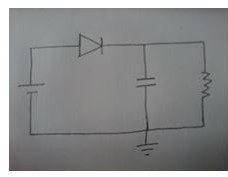
#> input picture 2.jpg, 228 x 177 px
$ python main.py 2.jpg   (older library calls are emulated)
#> lines starting #> are read from the running program, lines starting #| are printed output that depends on the picture; after the words box and inside, x2 and y2 are one past the last pixel; in counts of white or black regions, pixels touching at a corner belong together
### segment.py
from scipy import weave
import numpy as np
import cv2

def _thinningIteration(im, iter):
	I, M = im, np.zeros(im.shape, np.uint8)
	expr = """
	for (int i = 1; i < NI[0]-1; i++) {
		for (int j = 1; j < NI[1]-1; j++) {
			int p2 = I2(i-1, j);
			int p3 = I2(i-1, j+1);
			int p4 = I2(i, j+1);
			int p5 = I2(i+1, j+1);
			int p6 = I2(i+1, j);
			int p7 = I2(i+1, j-1);
			int p8 = I2(i, j-1);
			int p9 = I2(i-1, j-1);
			int A  = (p2 == 0 && p3 == 1) + (p3 == 0 && p4 == 1) +
			         (p4 == 0 && p5 == 1) + (p5 == 0 && p6 == 1) +
			         (p6 == 0 && p7 == 1) + (p7 == 0 && p8 == 1) +
			         (p8 == 0 && p9 == 1) + (p9 == 0 && p2 == 1);
			int B  = p2 + p3 + p4 + p5 + p6 + p7 + p8 + p9;
			int m1 = iter == 0 ? (p2 * p4 * p6) : (p2 * p4 * p8);
			int m2 = iter == 0 ? (p4 * p6 * p8) : (p2 * p6 * p8);
			if (A == 1 && B >= 2 && B <= 6 && m1 == 0 && m2 == 0) {
				M2(i,j) = 1;
			}
		}
	}
	"""

	weave.inline(expr, ["I", "iter", "M"])
	return (I & ~M)

def thinning(src):
	dst = src.copy() / 255
	prev = np.zeros(src.shape[:2], np.uint8)
	diff = None

	while True:
		dst = _thinningIteration(dst, 0)
		dst = _thinningIteration(dst, 1)
		diff = np.absolute(dst - prev)
		prev = dst.copy()
		if np.sum(diff) == 0:
			break

	return dst * 255

def skeleton_points(skel):
	# make out input nice, possibly necessary
	skel = skel.copy()
	skel[skel!=0] = 1
	skel = np.uint8(skel)

	# kernel for end and branch points
	kernel = np.uint8([[1,  1, 1],
	                   [1, 10, 1],
	                   [1,  1, 1]])

	filtered = cv2.filter2D(skel,-1,kernel)

	out = np.zeros_like(skel)
	out[np.where(filtered > 12)] =255

	ends   = np.where(filtered == 11)
	return ends

def point_to_line_dist(point, line):
    # unit vector
    unit_line = line[1] - line[0]
    norm_unit_line = unit_line / np.linalg.norm(unit_line)
   # compute the perpendicular distance to the theoretical infinite line
    segment_dist = (
        np.linalg.norm(np.cross(line[1] - line[0], line[0] - point)) /
        np.linalg.norm(unit_line)
    )

    diff = (
        (norm_unit_line[0] * (point[0] - line[0][0])) +
        (norm_unit_line[1] * (point[1] - line[0][1]))
    )

    x_seg = (norm_unit_line[0] * diff) + line[0][0]
    y_seg = (norm_unit_line[1] * diff) + line[0][1]

    endpoint_dist = min(
        np.linalg.norm(line[0] - point),
        np.linalg.norm(line[1] - point)
    )

    # decide if the intersection point falls on the line segment
    lp1_x = line[0][0]  # line point 1 x
    lp1_y = line[0][1]  # line point 1 y
    lp2_x = line[1][0]  # line point 2 x
    lp2_y = line[1][1]  # line point 2 y
    is_betw_x = lp1_x <= x_seg <= lp2_x or lp2_x <= x_seg <= lp1_x
    is_betw_y = lp1_y <= y_seg <= lp2_y or lp2_y <= y_seg <= lp1_y
    if is_betw_x and is_betw_y:
        return segment_dist
    else:
        # if not, then return the minimum distance to the segment endpoints
        return endpoint_dist

def lines_between_ends(ends):
	v_pairs = []
	h_pairs = []
	skel = cv2.imread("data/skel.pgm",0)

	for i in xrange(ends[0].size):
		x1,y1 = (ends[1][i],ends[0][i])
		for j in xrange(ends[0].size):
			if( i!=j and j>i):
				x2,y2 = (ends[1][j],ends[0][j])
				dist  = np.sqrt((x1-x2)**2+(y1-y2)**2)
				miny,maxy = sorted([y1,y2])
				minx,maxx = sorted([x1,x2])
				angle = np.abs(np.rad2deg(np.arctan2(y1 - y2, x1 - x2)))
				## for vertical line pairs
				if (angle<105 and angle>75 and dist<100 and dist>5):
					try:
						q1 = np.where(skel[miny-5:maxy+5,minx-5:maxx+5] == 255)
						point_count = 0
						for k in xrange(len(q1[0])):
							d1 = point_to_line_dist(np.array([minx-5+q1[1][k],miny-5+q1[0][k]]),\
									np.array([[x1,y1],[x2,y2]]))
							point_count = point_count+1 if d1<2 else point_count

						if point_count>dist*0.7:
							v_pairs.append([x1,y1,x2,y2])
					except:
						pass
				## for horizontal line pairs

				elif ((angle>170 or angle<15) and dist<100 and dist>5):
					try:

						q1 = np.where(skel[miny-5:maxy+5,minx-5:maxx+5] == 255)
						point_count = 0
						for k in xrange(len(q1[0])):
							d1 = point_to_line_dist(np.array([minx-5+q1[1][k],miny-5+q1[0][k]]),\
									np.array([[x1,y1],[x2,y2]]))
							point_count = point_count+1 if d1<2 else point_count

						if point_count>dist*0.7:
							h_pairs.append([x1,y1,x2,y2])
					except:
						pass

	return np.array(v_pairs),np.array(h_pairs)

def order_points(pts):
	c = len(pts)
	# sort the points based on their x-coordinates
	xSorted = pts[np.argsort(pts[:, 0]), :]

	# grab the left-most and right-most points from the sorted
	# x-roodinate points
	leftMost = xSorted[:2, :]
	rightMost = xSorted[c-2:, :]

	leftMost = leftMost[np.argsort(leftMost[:, 1]), :]
	(tl, bl) = leftMost
	rightMost = rightMost[np.argsort(rightMost[:, 1]), :]
	(tr, br) = rightMost

	return np.array([tl,tr,br,bl])

def box_between_ends(lines):
	boxes = []
	linepairs = []

	## find all nearest pair of lines
	lookup = np.zeros((len(lines),len(lines)),dtype=np.int)
	lookup = lookup-1
	for i in xrange(len(lines)):
		midx1,midy1 = ((lines[i,0]+lines[i,2])/2,(lines[i,1]+lines[i,3])/2)
		for j in xrange(len(lines)):
			if( i!=j and j>i):
				midx2,midy2 = ((lines[j,0]+lines[j,2])/2,(lines[j,1]+lines[j,3])/2)
				dist  = np.sqrt((midx1-midx2)**2+(midy1-midy2)**2)
				if dist<60:
					c = np.where(lookup == j)
					if len(c[0])==0:
						cx = np.where(lookup == i)
						if len(cx[0])==0:
							lookup[i,j] = j
						elif len(cx[0])>0:
							lookup[cx[0][0],j] = j
					elif len(c[0])>0:
						lookup[c[0][0],i] = i

	for k in xrange(lookup.shape[0]):
		c = np.where(lookup[k,:] != -1)
		## if only two line exist which means capacitor or source
		if len(c[0]) == 1:
			i,j = k, c[0][0]
			tl,tr,br,bl = order_points(np.array([(lines[i,0],lines[i,1]),\
						(lines[i,2],lines[i,3]),(lines[j,0],lines[j,1]),\
						(lines[j,2],lines[j,3])]))
			h1=np.sqrt((lines[i,0]-lines[i,2])**2+(lines[i,1]-lines[i,3])**2)
			h2=np.sqrt((lines[j,0]-lines[j,2])**2+(lines[j,1]-lines[j,3])**2)
			small,big = sorted([h1,h2])
			if (big/small)>=1 and ((big/small)<=1.2):
				idx = 1
			elif (big/small)>1.2:
				idx = 0
			tl = [tl[0]-5,tl[1]-5]
			tr = [tr[0]+5,tr[1]-5]
			br = [br[0]+5,br[1]+5]
			bl = [bl[0]-5,bl[1]+5]
			box = cv2.boundingRect(np.array([tl,tr,br,bl]))
			boxes.append([box,idx])
		## if there is 3 lines which means certainly ground
		elif len(c[0]) == 2:
			x,y,z = k,c[0][0],c[0][1]
			tl,tr,br,bl = order_points(np.array([(lines[x,0],lines[x,1]),\
						(lines[x,2],lines[x,3]),(lines[y,0],lines[y,1]),\
						(lines[y,2],lines[y,3]),(lines[z,0],lines[z,1]),\
						(lines[z,2],lines[z,3])]))
			tl = [tl[0]-10,tl[1]-10]
			tr = [tr[0]+10,tr[1]-10]
			br = [br[0]+15,br[1]+15]
			bl = [bl[0]-15,bl[1]+15]
			box = cv2.boundingRect(np.array([tl,tr,br,bl]))
			boxes.append([box,2])

	return boxes

# [146 lines left out: functions non_max_suppression_fast, remove_parallel_lines, not called in this run]

### main.py
import numpy as np
import cv2
import sys
import imutils
from pylsd import lsd
from random import randint
from segment import *
from copy import deepcopy

process_stage = 0
prev_stage = -1
ix,iy = -1,-1
flagx = 0
edit_flag = 0
boxes=[]

# [271 lines left out: functions get_hog, get_menubar, draw_result_boxes, get_v_s_orientation, get_diode_orientation, output_file and 3 more, not called in this run]


if __name__ == "__main__":
    cv2.namedWindow("recognizer")
    cv2.moveWindow("recognizer",200,100)
    cv2.setMouseCallback('recognizer',mouse_event)

    src = cv2.imread(str(sys.argv[1]))
#> src is the input picture: shape (177, 228, 3); mean B, G, R 139.4, 139, 137.9
    src = imutils.resize(src,width=640)
#> src: shape (496, 640, 3)
    org = src.copy()
    gray = cv2.cvtColor(src, cv2.COLOR_BGR2GRAY)
    ## endpoint operations
    img = cv2.GaussianBlur(gray,(9,9),0)
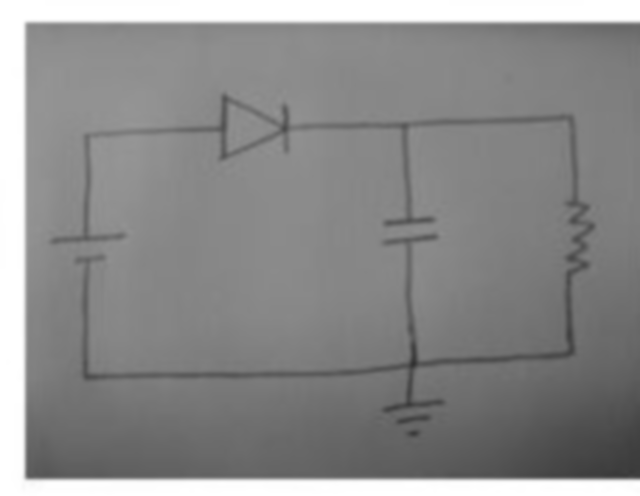
#> img: shape (496, 640); min 49, max 255, mean 138.7
    th = cv2.adaptiveThreshold(img,255,cv2.ADAPTIVE_THRESH_GAUSSIAN_C,\
            cv2.THRESH_BINARY_INV,11,2)
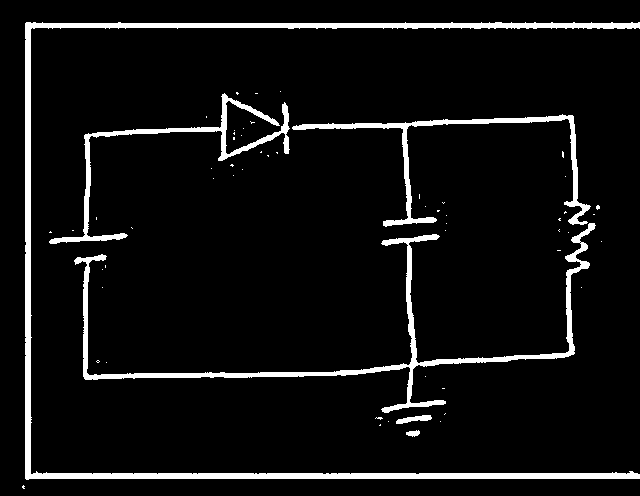
#> th: shape (496, 640); 6.5% white; 59 white regions (53 under 20 px), largest, box (x1, y1, x2, y2) and area: (25, 22, 640, 480) 9575, (74, 223, 596, 413) 5273, (292, 114, 591, 227) 2766, (49, 93, 290, 244) 2639, (396, 415, 432, 424) 175, (406, 430, 420, 437) 66
    th2 = th.copy()
    bw  = thinning(th)
    cv2.imwrite("data/skel.pgm",bw)
    cv2.imwrite("data/th.pgm",th2)
    ends = skeleton_points(bw)
#> in skeleton_points, `ends   = np.where(filtered == 11)`: ends = 29 positions, rows 93 to 418, columns 72 to 594
#> ends = 29 positions, rows 93 to 418, columns 72 to 594
    ## detection of ground, capacitor, v_source
    v_pairs,h_pairs = lines_between_ends(ends)
#> the loop in lines_between_ends, `for i in xrange(ends[0].size):` made 29 passes
#> (x1, y1) on pass 1: (255, 93)
    v_boxes = box_between_ends(v_pairs)
#> the loop in box_between_ends, `for i in xrange(len(lines)):` made 10 passes
    h_boxes = box_between_ends(h_pairs)
#> the loop in box_between_ends (call 2), `for i in xrange(len(lines)):` made 2 passes
    boxes = v_boxes + h_boxes

    ## segmentation operations
    ## remove founded symbols and connection lines
    for ((x,y,w,h),idx) in boxes:
        th[y:y+h,x:x+w] = 0
#> this loop made 2 passes
#> (x, y, w, h, idx) on passes 1 to 2: (437, 383, 14, 37, 1), (370, 408, 81, 16, 1)
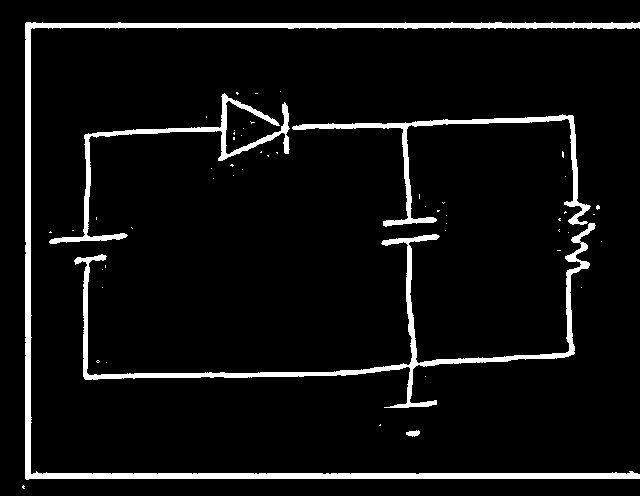
#> th: shape (496, 640); 6.4% white; 53 white regions (48 under 20 px), largest, box (x1, y1, x2, y2) and area: (25, 22, 640, 480) 9575, (74, 223, 596, 408) 5170, (292, 114, 591, 227) 2766, (49, 93, 290, 244) 2639, (406, 430, 420, 437) 66

    ## detect vert and hori lines then remove them from binary image
#> (the run stopped early here; a loop or call above may not have finished)
